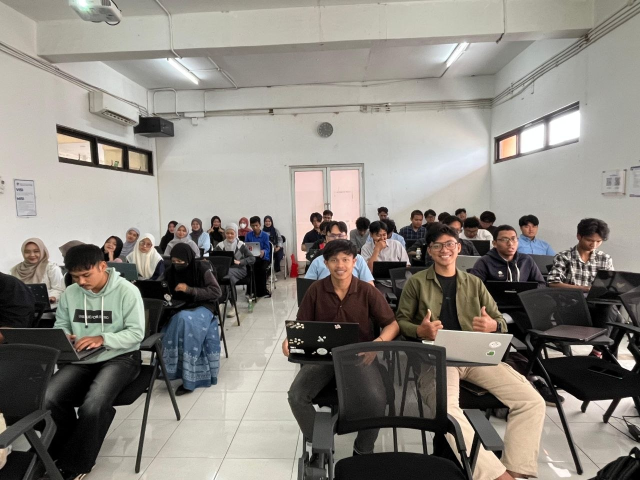
#> input picture pertemuan6/doksli2.jpeg, 1280 x 960 px (shown at 1/2 size)
$ jupyter execute praktikum_6.ipynb
#> lines starting #> are read from the running program, lines starting #| are printed output that depends on the picture; after the words box and inside, x2 and y2 are one past the last pixel; in counts of white or black regions, pixels touching at a corner belong together
[cell 1]
# ======================================================================
# PRAKTIKUM PERTEMUAN 6: COLOR SPACE & MASKING
# Skenario: Membuktikan bahwa HSV lebih kebal terhadap bayangan (Illumination)
#           dibandingkan RGB dalam kasus Deteksi Kulit (Skin Detection).
# ======================================================================
import cv2
import numpy as np
import matplotlib.pyplot as plt

print("Membuat simulasi objek warna...")

# ----------------------------------------------------------------------
# 1. PERSIAPAN DATA (Mensintesis 3 Jenis Kulit + Objek Lain + Bayangan)
# ----------------------------------------------------------------------
# Membuat kanvas kosong (300 baris, 400 kolom, 3 channel warna BGR)
citra_bgr = np.zeros((300, 400, 3), dtype=np.uint8)

# Mensimulasikan 3 jenis warna kulit manusia (Warna direpresentasikan dalam BGR untuk OpenCV)
citra_bgr[0:100, 0:250]   = [189, 224, 255]  # Kulit Terang (Light)
citra_bgr[100:200, 0:250] = [63, 133, 205]   # Kulit Sawo Matang (Medium)
citra_bgr[200:300, 0:250] = [36, 85, 141]    # Kulit Gelap (Dark)

# Mensimulasikan objek non-kulit di sebelah kanan (sebagai pengecoh/noise)
citra_bgr[0:150, 250:400] = [255, 0, 0]      # Baju Biru Murni
citra_bgr[150:300, 250:400] = [0, 255, 0]    # Baju Hijau Murni

# MENSIMULASIKAN PERUBAHAN CAHAYA (Efek Bayangan / Shadow)
# Kita gelapkan 60% area tengah gambar untuk membuktikan kelemahan RGB
citra_bgr[:, 120:200] = citra_bgr[:, 120:200] * 0.4

# Konversi BGR ke RGB khusus untuk ditampilkan oleh Matplotlib dengan warna yang benar
citra_rgb_tampil = cv2.cvtColor(citra_bgr, cv2.COLOR_BGR2RGB)
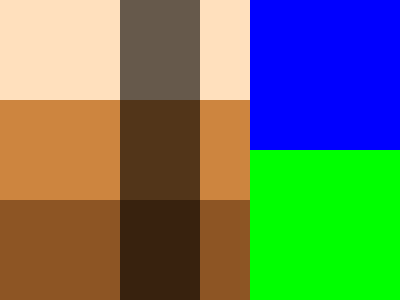
#> citra_rgb_tampil: shape (300, 400, 3); mean R, G, B 101.1, 122.2, 96.2

# ----------------------------------------------------------------------
# 2. EKSPERIMEN 1: MASKING DENGAN RGB
# ----------------------------------------------------------------------
# Sangat sulit menentukan rentang RGB yang pas untuk semua kulit,
# apalagi yang terkena bayangan. Kita coba tebak rentang untuk kulit secara umum:
batas_bawah_rgb = np.array([30, 80, 120]) # R, G, B terendah
batas_atas_rgb = np.array([160, 220, 255]) # R, G, B tertinggi
mask_rgb = cv2.inRange(citra_bgr, batas_bawah_rgb, batas_atas_rgb)

# ----------------------------------------------------------------------
# 3. EKSPERIMEN 2: MASKING DENGAN HSV (The Holy Grail)
# ----------------------------------------------------------------------
# Konversi citra ke ruang warna HSV
citra_hsv = cv2.cvtColor(citra_bgr, cv2.COLOR_BGR2HSV)
#> citra_hsv: shape (300, 400, 3); mean H, S, V 43.1, 186, 196.8

# Aturan Emas Deteksi Kulit: Pigmen melanin berkumpul di Hue 0 hingga 20 (Oranye kemerahan).
# Kita biarkan Saturation dan Value rentangnya sangat lebar agar bayangan tetap terdeteksi!
batas_bawah_hsv = np.array([0, 30, 30])    # Hue mulai dari 0, Sat/Val minimal 30
batas_atas_hsv = np.array([20, 255, 255])  # Hue maksimal 20, Sat/Val maksimal 255

mask_hsv = cv2.inRange(citra_hsv, batas_bawah_hsv, batas_atas_hsv)
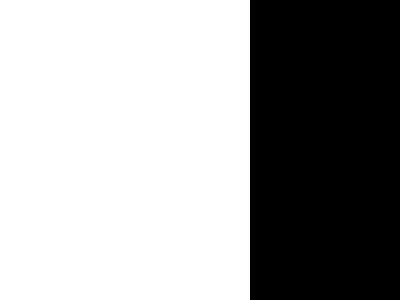
#> mask_hsv: shape (300, 400); 62.5% white; 1 black region, box (x1, y1, x2, y2) and area: (250, 0, 400, 300) 45000

# ----------------------------------------------------------------------
# 4. VISUALISASI HASIL PERBANDINGAN
# ----------------------------------------------------------------------
plt.figure(figsize=(15, 5))

# Panel 1: Citra Asli
plt.subplot(1, 3, 1)
plt.title("1. Citra Asli (3 Jenis Kulit + Bayangan)", fontweight='bold')
plt.imshow(citra_rgb_tampil)
plt.axis('off')

# Panel 2: Hasil RGB
plt.subplot(1, 3, 2)
plt.title("2. Hasil Masking RGB\n(Gagal! Kulit gelap & bayangan hilang)", color='red')
plt.imshow(mask_rgb, cmap='gray')
plt.axis('off')

# Panel 3: Hasil HSV
plt.subplot(1, 3, 3)
plt.title("3. Hasil Masking HSV\n(Sukses! Semua kulit terdeteksi utuh)", color='green', fontweight='bold')
plt.imshow(mask_hsv, cmap='gray')
plt.axis('off')

plt.tight_layout()
plt.show()
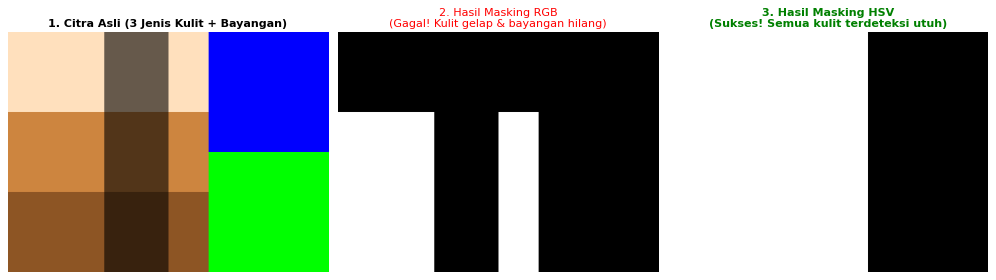
#> figure drawn by matplotlib, 3 panels

### Tugas mandiri:
1. Coba ubah warna objek pengecoh (Baju Biru/Hijau) pada baris kode simulasi menjadi warna Merah Murni ([0, 0, 255] dalam BGR). Apa yang terjadi pada hasil Masking HSV? Mengapa baju merah tersebut tiba-tiba ikut terdeteksi sebagai 'Kulit'? Modifikasi batas atas/bawah array HSV pada baris kode untuk mengatasi masalah false positive ini!" (Kunci jawaban untuk Anda: Baju merah akan terdeteksi karena warna merah murni memiliki Hue = $0^\circ$, yang masuk ke dalam rentang kulit. Solusinya, mahasiswa harus menganalisis bahwa baju merah memiliki Saturation (S) yang sangat pekat/tinggi (sekitar 255). Untuk membuang baju merah, mahasiswa harus menurunkan batas atas array pada komponen Saturation, misalnya menjadi [20, 180, 255] untuk memastikan warna yang terlalu "mencolok" tidak dianggap sebagai kulit manusia).
2. Foto seluruh mahasiswa yang hadir pada pertemuan hari ini dari depan kelas, lalu ganti seluruh warna kulit wajah menjadi hijau

# Tugas Kesatu

[cell 2]
# ======================================================================
# PRAKTIKUM PERTEMUAN 6: COLOR SPACE & MASKING
# Skenario: Membuktikan bahwa HSV lebih kebal terhadap bayangan (Illumination)
#           dibandingkan RGB dalam kasus Deteksi Kulit (Skin Detection).
# ======================================================================
import cv2
import numpy as np
import matplotlib.pyplot as plt

print("Membuat simulasi objek warna...")

# ----------------------------------------------------------------------
# 1. PERSIAPAN DATA (Mensintesis 3 Jenis Kulit + Objek Lain + Bayangan)
# ----------------------------------------------------------------------
# Membuat kanvas kosong (300 baris, 400 kolom, 3 channel warna BGR)
citra_bgr = np.zeros((300, 400, 3), dtype=np.uint8)

# Mensimulasikan 3 jenis warna kulit manusia (Warna direpresentasikan dalam BGR untuk OpenCV)
citra_bgr[0:100, 0:250]   = [189, 224, 255]  # Kulit Terang (Light)
citra_bgr[100:200, 0:250] = [63, 133, 205]   # Kulit Sawo Matang (Medium)
citra_bgr[200:300, 0:250] = [36, 85, 141]    # Kulit Gelap (Dark)

# Mensimulasikan objek non-kulit di sebelah kanan (sebagai pengecoh/noise)
citra_bgr[0:150, 250:400] = [0, 0, 255]      # Baju merah Murni
citra_bgr[150:300, 250:400] = [0, 0, 255]    # Baju merah Murni

# MENSIMULASIKAN PERUBAHAN CAHAYA (Efek Bayangan / Shadow)
# Kita gelapkan 60% area tengah gambar untuk membuktikan kelemahan RGB
citra_bgr[:, 120:200] = citra_bgr[:, 120:200] * 0.4

# Konversi BGR ke RGB khusus untuk ditampilkan oleh Matplotlib dengan warna yang benar
citra_rgb_tampil = cv2.cvtColor(citra_bgr, cv2.COLOR_BGR2RGB)
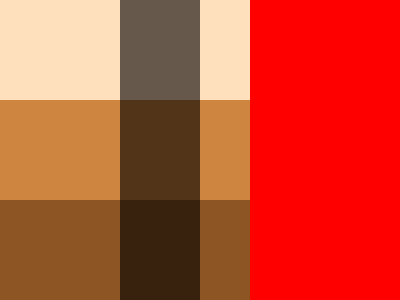
#> citra_rgb_tampil: shape (300, 400, 3); mean R, G, B 196.8, 74.3, 48.4

# ----------------------------------------------------------------------
# 2. EKSPERIMEN 1: MASKING DENGAN RGB
# ----------------------------------------------------------------------
# Sangat sulit menentukan rentang RGB yang pas untuk semua kulit,
# apalagi yang terkena bayangan. Kita coba tebak rentang untuk kulit secara umum:
batas_bawah_rgb = np.array([30, 80, 120]) # R, G, B terendah
batas_atas_rgb = np.array([160, 220, 255]) # R, G, B tertinggi
mask_rgb = cv2.inRange(citra_bgr, batas_bawah_rgb, batas_atas_rgb)

# ----------------------------------------------------------------------
# 3. EKSPERIMEN 2: MASKING DENGAN HSV (The Holy Grail)
# ----------------------------------------------------------------------
# Konversi citra ke ruang warna HSV
citra_hsv = cv2.cvtColor(citra_bgr, cv2.COLOR_BGR2HSV)
#> citra_hsv: shape (300, 400, 3); mean H, S, V 9.4, 186, 196.8

# Aturan Emas Deteksi Kulit: Pigmen melanin berkumpul di Hue 0 hingga 20 (Oranye kemerahan).
# Kita biarkan Saturation dan Value rentangnya sangat lebar agar bayangan tetap terdeteksi!
batas_bawah_hsv = np.array([0, 30, 30])    # Hue mulai dari 0, Sat/Val minimal 30
batas_atas_hsv = np.array([20, 200, 255])  # Hue maksimal 20, Sat max 200 dan Val maksimal 255

mask_hsv = cv2.inRange(citra_hsv, batas_bawah_hsv, batas_atas_hsv)

# ----------------------------------------------------------------------
# 4. VISUALISASI HASIL PERBANDINGAN
# ----------------------------------------------------------------------
plt.figure(figsize=(15, 5))

# Panel 1: Citra Asli
plt.subplot(1, 3, 1)
plt.title("1. Citra Asli (3 Jenis Kulit + Bayangan)", fontweight='bold')
plt.imshow(citra_rgb_tampil)
plt.axis('off')

# Panel 2: Hasil RGB
plt.subplot(1, 3, 2)
plt.title("2. Hasil Masking RGB\n(Gagal! Kulit gelap & bayangan hilang)", color='red')
plt.imshow(mask_rgb, cmap='gray')
plt.axis('off')

# Panel 3: Hasil HSV
plt.subplot(1, 3, 3)
plt.title("3. Hasil Masking HSV\n(Sukses! Semua kulit terdeteksi utuh)", color='green', fontweight='bold')
plt.imshow(mask_hsv, cmap='gray')
plt.axis('off')

plt.tight_layout()
plt.show()
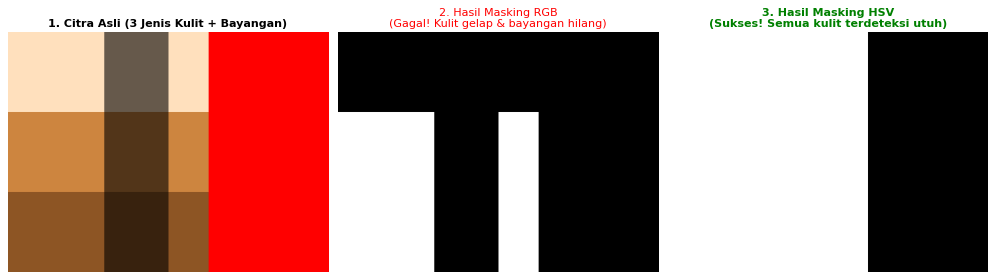
#> figure drawn by matplotlib, 3 panels

### Mengapa baju merah tersebut tiba-tiba ikut terdeteksi sebagai 'Kulit'?

Karena baju merah memiliki warna yang mirip dengan kulit terang (R, G, B) = (0, 0, 255). Oleh karena itu, baju merah juga terdeteksi sebagai kulit.

Tugas Kedua

[cell 3]
import cv2
import numpy as np
import matplotlib.pyplot as plt

print("Deteksi kulit pada gambar...")

# ----------------------------------------------------------------------
# 1. IMPORT GAMBAR
# ----------------------------------------------------------------------
img = cv2.imread('doksli2.jpeg')
#> img is the input picture: shape (960, 1280, 3); mean B, G, R 127.1, 133.8, 138

img_rgb = cv2.cvtColor(img, cv2.COLOR_BGR2RGB)

# ----------------------------------------------------------------------

# ----------------------------------------------------------------------
# 2. MASKING HSV (lebih tahan bayangan)
# ----------------------------------------------------------------------
hsv = cv2.cvtColor(img, cv2.COLOR_BGR2HSV)
#> hsv: shape (960, 1280, 3); mean H, S, V 30.7, 29.8, 139.5

batas_bawah_hsv = np.array([0, 48, 80])
batas_atas_hsv = np.array([20, 255, 255])

mask_hsv = cv2.inRange(hsv, batas_bawah_hsv, batas_atas_hsv)
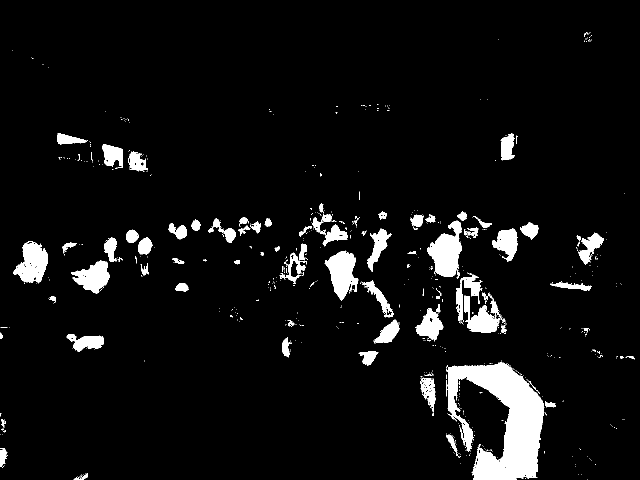
#> mask_hsv: shape (960, 1280) (shown at 1/2 size); 6.1% white; 710 white regions (622 under 20 px), largest, box (x1, y1, x2, y2) and area: (895, 725, 1089, 960) 23650, (854, 441, 924, 556) 4586, (649, 501, 717, 602) 3869


# ----------------------------------------------------------------------
# 3. HASIL: KULIT JADI HIJAU
# ----------------------------------------------------------------------
hasil = img.copy()
hasil[mask_hsv != 0] = [0, 255, 0]  # Hijau (BGR)
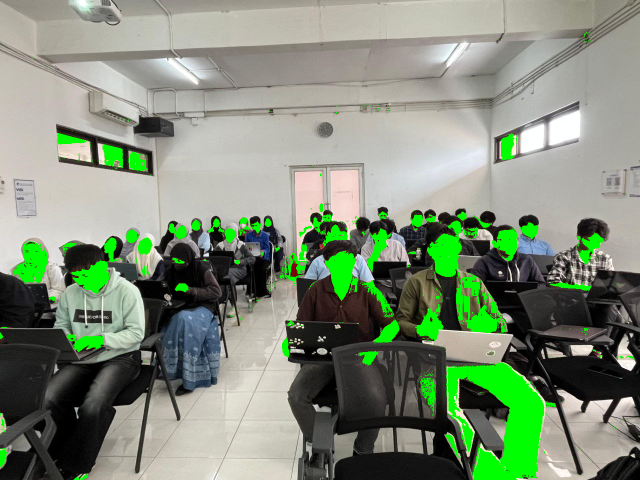
#> hasil: shape (960, 1280, 3) (shown at 1/2 size); 6.11% of pixels changed, all inside (x1, y1, x2, y2) = (0, 64, 1270, 960)

hasil_rgb = cv2.cvtColor(hasil, cv2.COLOR_BGR2RGB)

# ----------------------------------------------------------------------
# 4. VISUALISASI
# ----------------------------------------------------------------------
plt.figure(figsize=(15, 5))

# Panel 1: Asli
plt.subplot(1, 3, 1)
plt.title("1. Gambar Asli", fontweight='bold')
plt.imshow(img_rgb)
plt.axis('off')

# Panel 2: Mask HSV
plt.subplot(1, 3, 2)
plt.title("2. Mask HSV", fontweight='bold')
plt.imshow(mask_hsv, cmap='gray')
plt.axis('off')

# Panel 3: Hasil akhir
plt.subplot(1, 3, 3)
plt.title("3. Kulit Diubah Jadi Hijau", fontweight='bold')
plt.imshow(hasil_rgb)
plt.axis('off')

plt.tight_layout()
plt.show()

$ run again, with pertemuan6/doksli.jpeg copied over pertemuan6/doksli2.jpeg
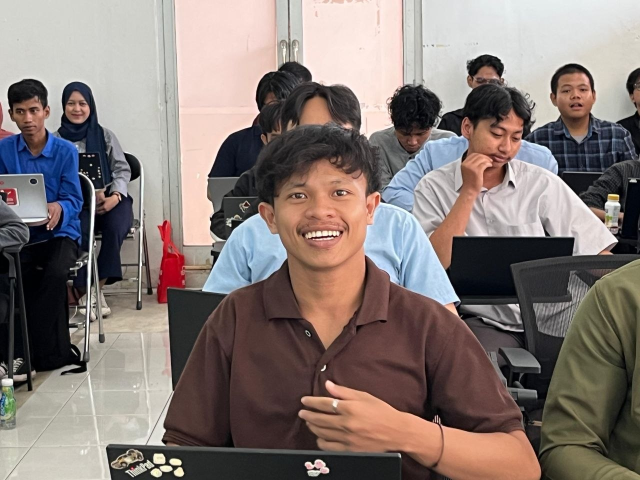
#> input picture pertemuan6/doksli.jpeg, 1280 x 960 px (shown at 1/2 size)
#> img is the input picture: shape (960, 1280, 3); mean B, G, R 117.1, 121.2, 133
#> hsv: shape (960, 1280, 3); mean H, S, V 50.4, 59.3, 138.1
#> `mask_hsv = cv2.inRange(hsv, batas_bawah_hsv, batas_atas_hsv)`:
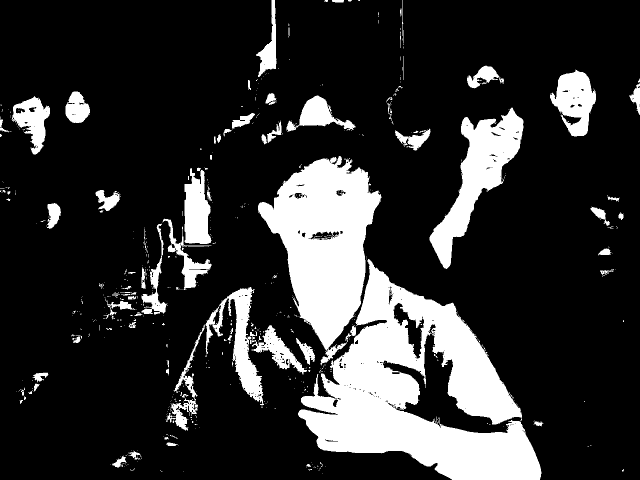
#> mask_hsv: shape (960, 1280) (shown at 1/2 size); 19% white; 607 white regions (511 under 20 px), largest, box (x1, y1, x2, y2) and area: (596, 518, 1083, 960) 98611, (516, 312, 763, 731) 53409, (859, 215, 1047, 538) 20311
#> `hasil[mask_hsv != 0] = [0, 255, 0]`:
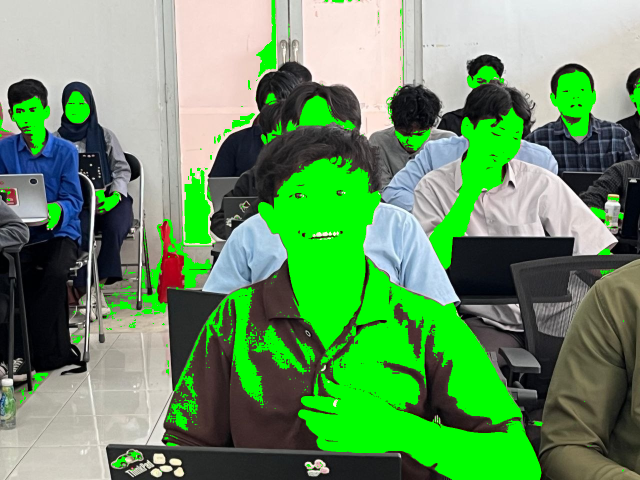
#> hasil: shape (960, 1280, 3) (shown at 1/2 size); 18.98% of pixels changed, all inside (x1, y1, x2, y2) = (0, 0, 1280, 960)
